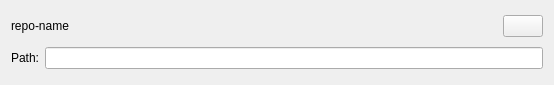
<?xml version="1.0" encoding="UTF-8"?>
<ui version="4.0">
    <class>LocalRepositoryTemplate</class>
    <widget class="QWidget" name="LocalRepositoryTemplate">
        <property name="geometry">
            <rect>
                <x>0</x>
                <y>0</y>
                <width>554</width>
                <height>85</height>
            </rect>
        </property>
        <property name="windowTitle">
            <string>Form</string>
        </property>
        <layout class="QVBoxLayout" name="verticalLayout_2">
            <item>
                <layout class="QHBoxLayout" name="horizontalLayout">
                    <item>
                        <widget class="QLabel" name="repoNameLabel">
                            <property name="text">
                                <string>repo-name</string>
                            </property>
                        </widget>
                    </item>
                    <item>
                        <spacer name="horizontalSpacer">
                            <property name="orientation">
                                <enum>Qt::Horizontal</enum>
                            </property>
                            <property name="sizeHint" stdset="0">
                                <size>
                                    <width>40</width>
                                    <height>20</height>
                                </size>
                            </property>
                        </spacer>
                    </item>
                    <item>
                        <widget class="QPushButton" name="githubButton">
                            <property name="sizePolicy">
                                <sizepolicy hsizetype="Fixed" vsizetype="Fixed">
                                    <horstretch>0</horstretch>
                                    <verstretch>0</verstretch>
                                </sizepolicy>
                            </property>
                            <property name="text">
                                <string/>
                            </property>
                        </widget>
                    </item>
                </layout>
            </item>
            <item>
                <layout class="QHBoxLayout" name="horizontalLayout_2">
                    <item>
                        <widget class="QLabel" name="label">
                            <property name="text">
                                <string>Path:</string>
                            </property>
                        </widget>
                    </item>
                    <item>
                        <widget class="QLineEdit" name="pathLineEdit"/>
                    </item>
                </layout>
            </item>
        </layout>
    </widget>
    <resources/>
    <connections/>
</ui>
